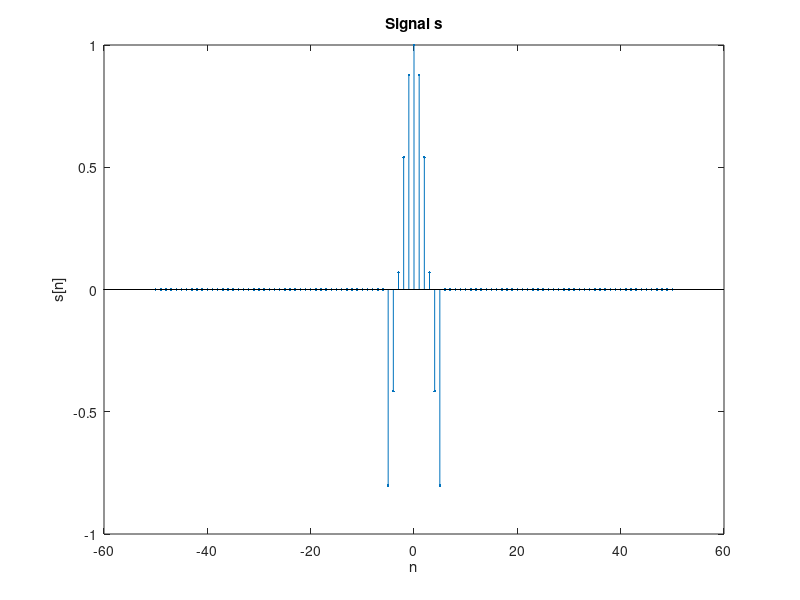
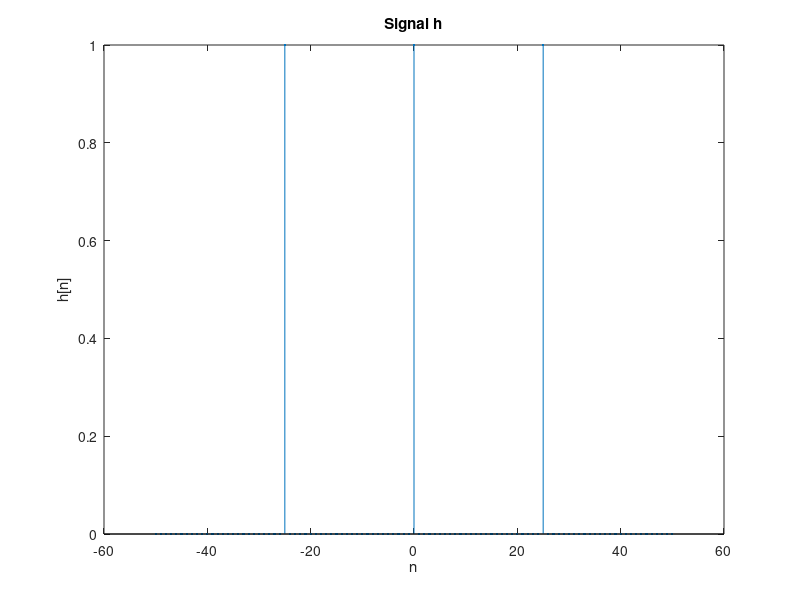

Here is the MATLAB script that generated these plots, in order: (Note: this script raises an error after producing the figures.)
%% part01: Convolution
% Kagan Erunsal, kagan.erunsal@epfl.ch, Oct 2021

%% Q1

n = -50:1:50;

s = zeros(length(n),1);

% a)
%Signal s
for i=1:length(n)
    if (n(i) >= -5) && (n(i) <= 5)
        s(i)= cos(0.5*n(i));
    else 
        s(i) = 0;
    end 
end 

 figure(1)
 stem(n,s, '.')
 title('Signal s');
 xlabel('n');
 ylabel('s[n]')

 %Signal h 
 h = zeros(length(n),1);
for i=1:length(n)
    if (n(i) == -25) || (n(i) == 0) || (n(i) == 25)
        h(i)= 1;
    else 
        h(i) = 0;
    end 
end 

 figure(2)
 stem(n,h, '.')
 title('Signal h');
 xlabel('n');
 ylabel('h[n]')
 
%% b)
first_signal = h;
second_signal = s;

result = take_conv(first_signal,second_signal);
x = -length(n)+1:length(n)-1;
figure(3)
stem(x, result, '.')
title('Discrete Convolution (h*s)')